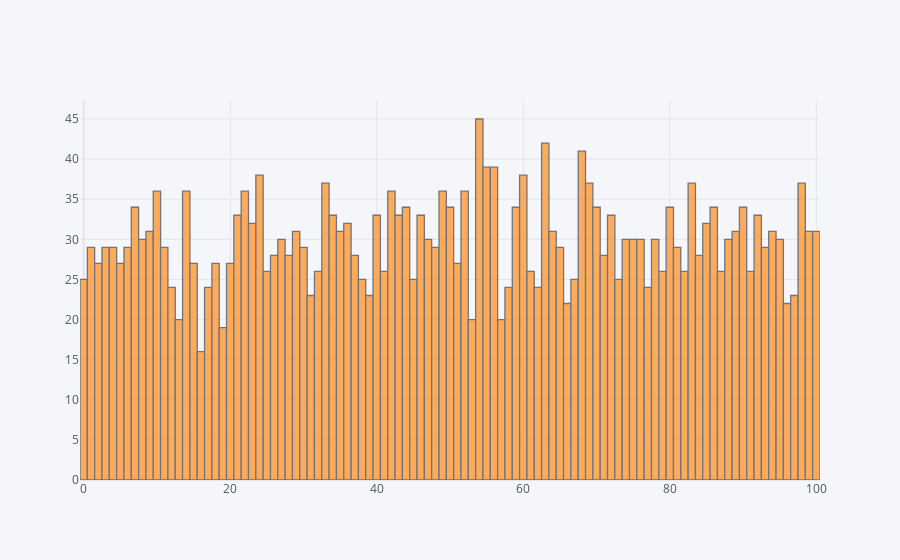

The cell this chart's notebook holds for it:
### Markdown cell above
### Representation of Age in Histogram

### Code cell
df['age'].iplot(kind = 'hist', bins = 150)

### Figure 1 — Plotly figure (JSON) as saved in the notebook; plotly's stock layout.template omitted (floating-point values rounded to 4 significant figures; data arrays with more than 128 entries replaced by an {"elided": "..."} marker saying what was removed)
{"data": [{"histfunc": "count", "histnorm": "", "marker": {"color": "rgba(255, 153, 51, 1.0)", "line": {"color": "#4D5663", "width": 1.3}}, "name": "age", "nbinsx": 150, "opacity": 0.8, "orientation": "v", "type": "histogram", "x": {"elided": "3016 int values"}}], "layout": {"barmode": "overlay", "legend": {"bgcolor": "#F5F6F9", "font": {"color": "#4D5663"}}, "paper_bgcolor": "#F5F6F9", "plot_bgcolor": "#F5F6F9", "title": {"font": {"color": "#4D5663"}}, "xaxis": {"gridcolor": "#E1E5ED", "showgrid": true, "tickfont": {"color": "#4D5663"}, "title": {"font": {"color": "#4D5663"}, "text": ""}, "zerolinecolor": "#E1E5ED"}, "yaxis": {"gridcolor": "#E1E5ED", "showgrid": true, "tickfont": {"color": "#4D5663"}, "title": {"font": {"color": "#4D5663"}, "text": ""}, "zerolinecolor": "#E1E5ED"}}}
